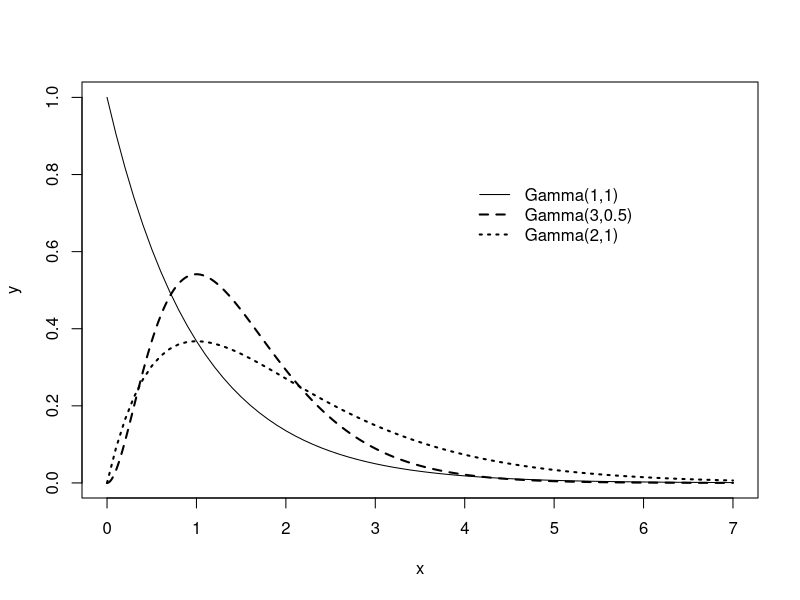
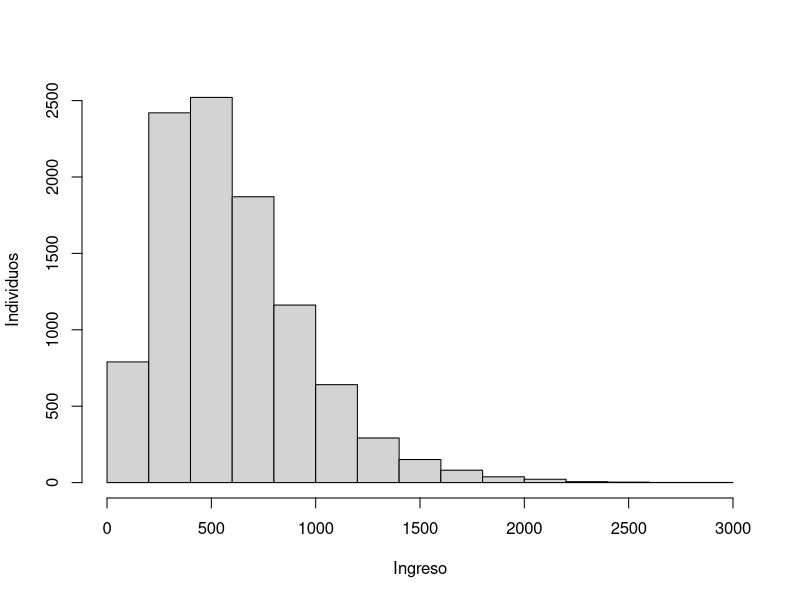

The R script that drew these images, in order:
k1<-2
k2<-3
k3<-5
theta1<-2
theta2<-4

ma<-20


plot(seq(0,7,0.1),dgamma(seq(0,7,0.1),shape=1,scale=1),type="l",xla="x", ylab="y") 
lines(seq(0,7,0.01),dgamma(seq(0,7,0.01),shape=3,scale=0.5),lty=2,lwd=2)
lines(seq(0,7,0.1),dgamma(seq(0,7,0.1),shape=2,scale=1),lty=3,lwd=2) 

legend(4,0.8,c("Gamma(1,1)","Gamma(3,0.5)","Gamma(2,1)"),lty=c(1,2,3),bty="n",lwd=c(1,2,2))

hist(rgamma(10000,shape=3,scale=200),xlab="Ingreso",ylab="Individuos",main="")

